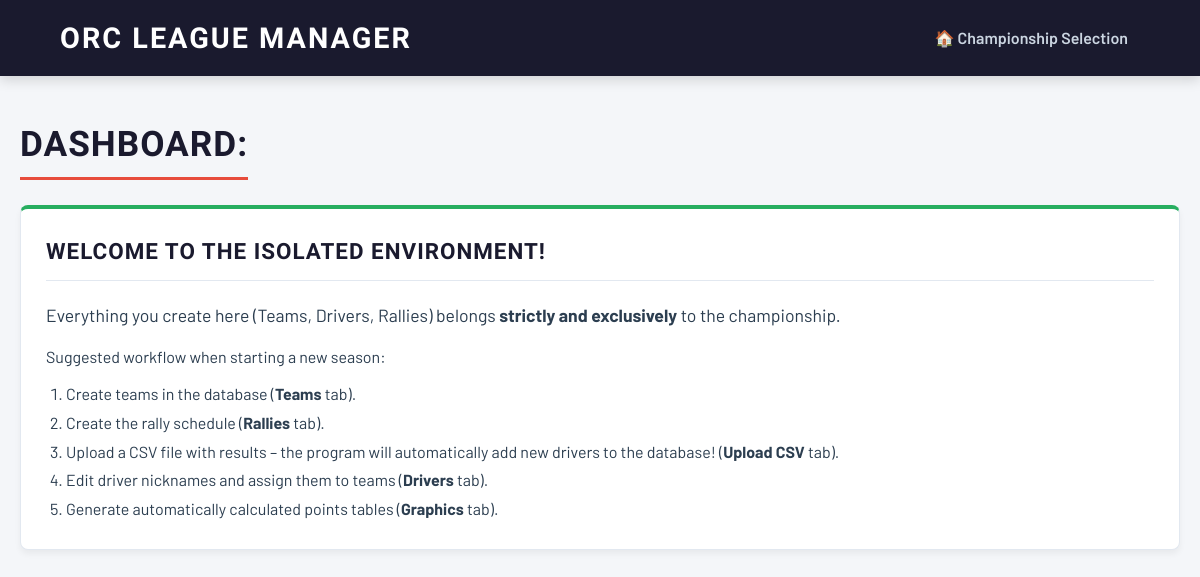
Before: /c/3/dashboard with the older database file.
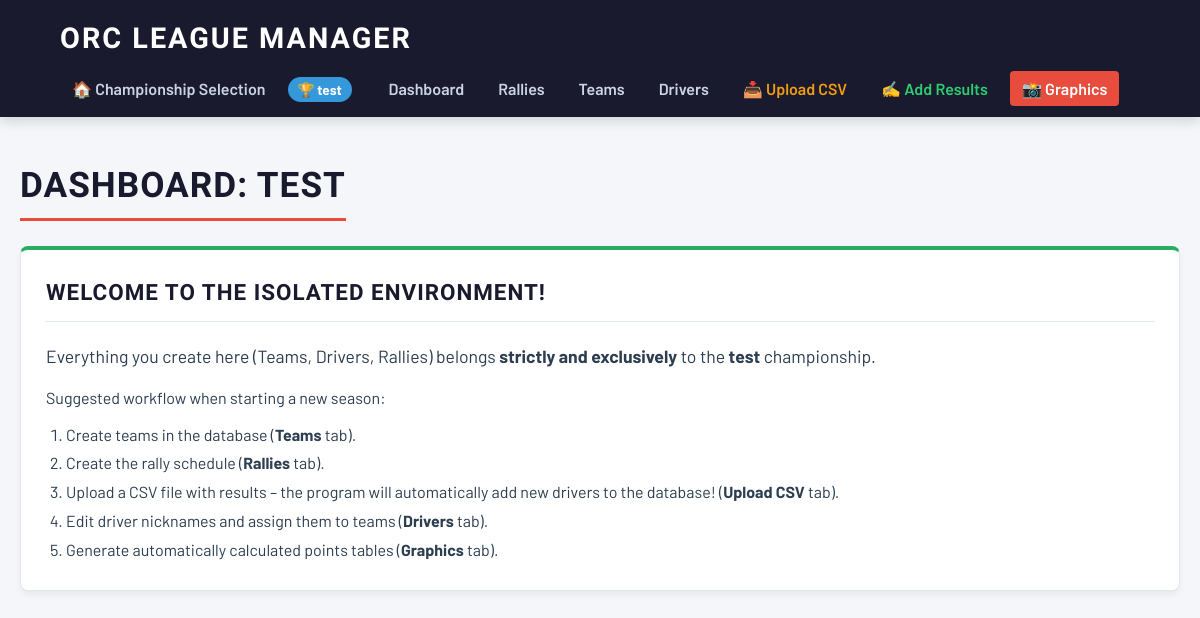
After: the same page with the newer database file.
### tables this page shows
CREATE TABLE championships (
        id INTEGER PRIMARY KEY AUTOINCREMENT,
        name TEXT NOT NULL
    , point_system_id INTEGER DEFAULT 1);

### main.py (the view)
@app.get("/c/{champ_id}/dashboard", response_class=HTMLResponse)
def champ_dashboard(request: Request, champ_id: int):
    conn = get_db_connection(); champ = get_champ(conn, champ_id); conn.close()
    return templates.TemplateResponse(request=request, name="champ_dashboard.html", context={"request": request, "champ": champ})

### templates/champ_dashboard.html (shortened to what this page needs)
{% extends "base.html" %}
{% block content %}
    <h1 class="page-header">Dashboard: {{ champ.name }}</h1>
    <div class="card" style="border-top: 4px solid var(--success);">
        <h2 class="card-title">Welcome to the isolated environment!</h2>
        <p style="font-size: 1.1rem; margin-bottom: 15px;">
            Everything you create here (Teams, Drivers, Rallies) belongs <strong>strictly and exclusively</strong> to the <strong>{{ champ.name }}</strong> championship.
        </p>
        <p>Suggested workflow when starting a new season:</p>
        <ol style="margin-left: 20px; margin-top: 10px; line-height: 1.8;">
            <li>Create teams in the database (<strong>Teams</strong> tab).</li>
            <li>Create the rally schedule (<strong>Rallies</strong> tab).</li>
            <li>Upload a CSV file with results – the program will automatically add new drivers to the database! (<strong>Upload CSV</strong> tab).</li>
            <li>Edit driver nicknames and assign them to teams (<strong>Drivers</strong> tab).</li>
            <li>Generate automatically calculated points tables (<strong>Graphics</strong> tab).</li>
        </ol>
    </div>
{% endblock %}

### templates/base.html (shortened to what this page needs)
<!DOCTYPE html>
<html lang="en">
<head>
</head>
<body>
    <nav class="navbar">
        <a href="/" class="navbar-brand">ORC LEAGUE MANAGER</a>
        <ul class="nav-links">
            <li><a href="/">🏠 Championship Selection</a></li>
            {% if champ %}
                <li><span class="champ-badge">🏆 {{ champ.name }}</span></li>
                <li><a href="/c/{{ champ.id }}/dashboard">Dashboard</a></li>
                <li><a href="/c/{{ champ.id }}/rallies">Rallies</a></li>
                <li><a href="/c/{{ champ.id }}/teams">Teams</a></li>
                <li><a href="/c/{{ champ.id }}/drivers">Drivers</a></li>
                <li><a href="/c/{{ champ.id }}/import" style="color: #f39c12;">📥 Upload CSV</a></li>
                <li><a href="/c/{{ champ.id }}/manual_entry" style="color: #2ecc71;">✍️ Add Results</a></li>
                <li><a href="/c/{{ champ.id }}/graphics" style="background: #e74c3c; color: white;">📸 Graphics</a></li>
            {% endif %}
        </ul>
    </nav>
    <div class="container">
        {% block content %}{% endblock %}
    </div>
</body>
</html>

Changed rows visible on the page:
added championships: name "test", name "TEST"
Other visible differences:
text now shown: "🏆 Dashboard Rallies Teams Drivers 📥 Upload CSV ✍️ Add Results 📸 Graphics"
